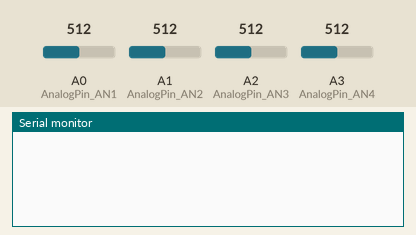
Recording of a sketch running on a simulated Arduino Uno, built with avr-gcc and run on an emulated ATmega328P. Parts: the last lines printed to the serial monitor. The inputs (shaded band) are chosen by the test bench; at power-on: A0 (AnalogPin_AN1) = 512, A1 (AnalogPin_AN2) = 512, A2 (AnalogPin_AN3) = 512, A3 (AnalogPin_AN4) = 512.

Above: at 1.2 s.
1.3 s: A0 (AnalogPin_AN1) set to 716
At 1.3 s:
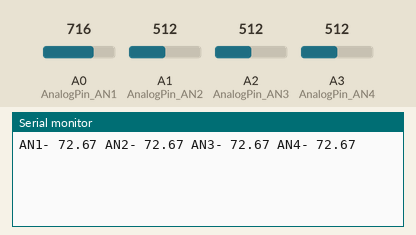
2.8 s: A1 (AnalogPin_AN2) set to 716
At 4.1 s:
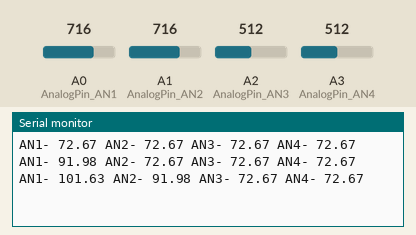
4.3 s: A2 (AnalogPin_AN3) set to 716
At 5.6 s:
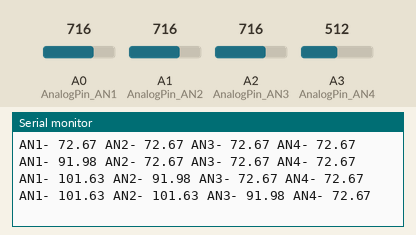
5.8 s: A3 (AnalogPin_AN4) set to 716
At 7.0 s:
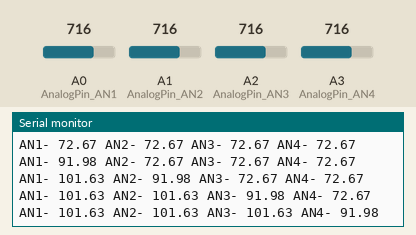
7.3 s: A0 (AnalogPin_AN1) set to 992
At 7.3 s:
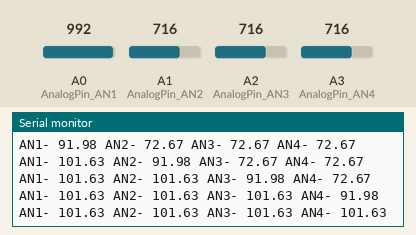
8.8 s: A1 (AnalogPin_AN2) set to 992
At 10.2 s:
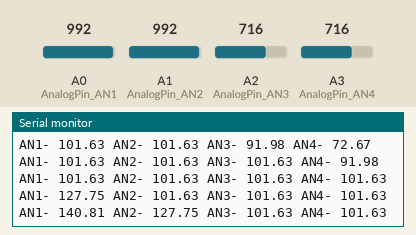
Timing chart, 0 to 11.3 s (numbered marks = the images above; inputs shaded):
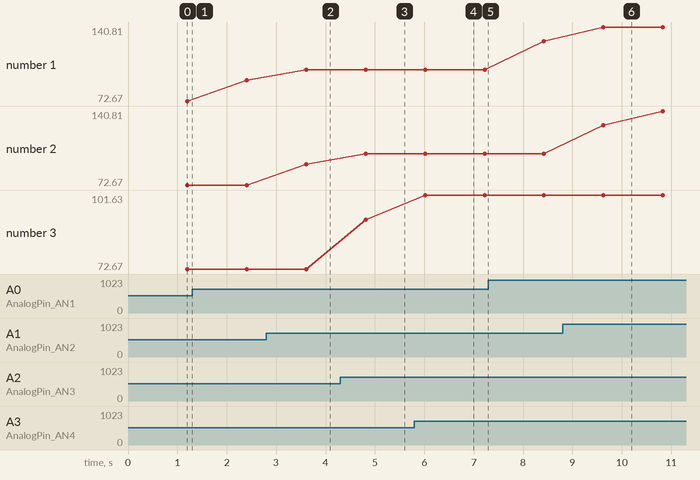

The sketch:

Arduino_LM35_Channel_4Channel_Read.ino
```cpp
// Arduino based 4 channel DAQ system
// This sketch will read the temperature from all the 4 channels and convert it to equivalent temperatures
// https://www.xanthium.in/lm-35-four-channel-arduino-data-acquisition-system-temperature-sensing
// Average Gain of LM35 amplifier board is 3.44


int AnalogPin_AN1 = A0;    // select the input pin for lm35
int AnalogPin_AN2 = A1;    // select the input pin for lm35
int AnalogPin_AN3 = A2;    // select the input pin for lm35
int AnalogPin_AN4 = A3;    // select the input pin for lm35


void setup()
{
  Serial.begin(9600); //Data will be send to PC

}

void loop()
{
  float temp1,temp2,temp3,temp4 = 0;

  temp1 = ReadAnalogChannel(AnalogPin_AN1);
  temp2 = ReadAnalogChannel(AnalogPin_AN2);
  temp3 = ReadAnalogChannel(AnalogPin_AN3);
  temp4 = ReadAnalogChannel(AnalogPin_AN4);

  Serial.print("AN1- "); Serial.print(temp1);  Serial.print(" ");
  Serial.print("AN2- "); Serial.print(temp2);  Serial.print(" ");
  Serial.print("AN3- "); Serial.print(temp3);  Serial.print(" ");
  Serial.print("AN4- "); Serial.println(temp4);
/*
  float AvgTemp = (temp1 + temp2 + temp3 + temp4)/4;
  Serial.print("AvgTemp - ");Serial.println(AvgTemp);
  Serial.println();
 */

}

float ReadAnalogChannel(int analogpin)
{
  float SensorValue[3] = {0.0,0.0,0.0};
  float AvgSensorValue = 0.0;
  float temperature = 0.0;

  for(int i =0;i<3;i++)
  {
    SensorValue[i] = analogRead(analogpin);
    delay(100);
  }

  AvgSensorValue = ((SensorValue[0] + SensorValue[1] + SensorValue[2]) /3);

  temperature = AvgSensorValue * (5.0/1024.0);// 10 bit adc,1024 divisons,
  temperature = temperature/3.44;
  temperature = temperature *100;

  return temperature;
}
```

Measured:
- after the input at 2.8 s, the serial monitor: prints a new line after 0.81 s (image 2)
- after the input at 4.3 s, the serial monitor: prints a new line after 0.51 s (image 3)
- after the input at 5.8 s, the serial monitor: prints a new line after 0.22 s (image 4)
- after the input at 8.8 s, the serial monitor: prints a new line after 0.83 s (image 6)
- plotted number 1: 72.67 → 91.98 after the input at 1.3 s, 101.63 → 127.75 after the input at 7.3 s
